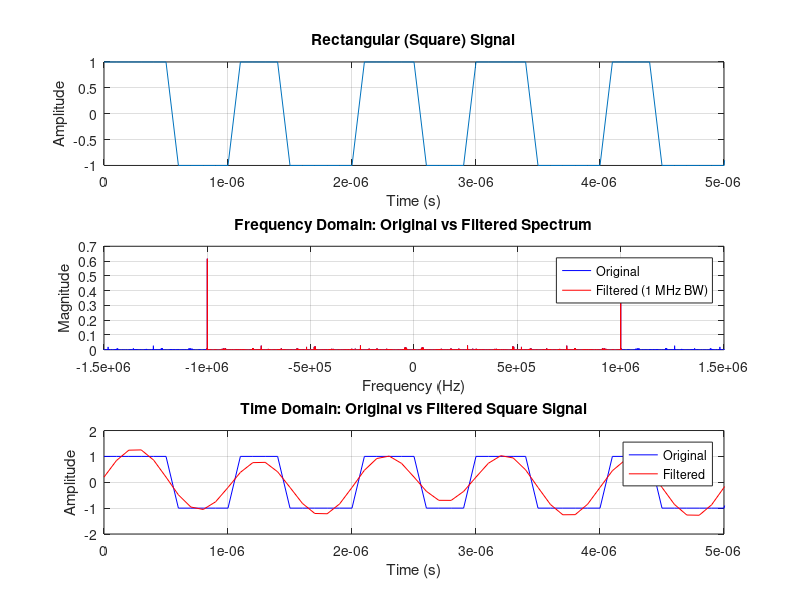

Reproduce this figure in MATLAB.
% Parameters
Fs = 10e6; % Sampling frequency (10 MHz)
T = 1; % Duration (1 second)
t = 0:1/Fs:T-1/Fs; % Time vector (Δt = 1e-7 s)
f = 1e6; % Square wave frequency (1 MHz)
A = 1; % Amplitude

% Generate rectangular (square) signal
x = A * square(2 * pi * f * t);

% Compute FFT
N = length(x); % Number of samples
X = fft(x)/N; % Normalized FFT
freq = (-N/2:N/2-1)*(Fs/N); % Frequency vector (centered at 0 Hz)
X_shifted = fftshift(X); % Shift FFT for negative frequencies
X_mag = abs(X_shifted); % Magnitude spectrum

% Apply 1 MHz bandwidth filter (low-pass, -1 MHz to 1 MHz)
f_cutoff = 1e6; % 1 MHz cutoff frequency
filter_mask = abs(freq) <= f_cutoff; % Keep frequencies |f| ≤ 1 MHz
X_filtered = X_shifted .* filter_mask; % Apply filter
X_filtered_unshifted = ifftshift(X_filtered); % Unshift for IFFT

% Inverse FFT to get filtered time-domain signal
x_filtered = ifft(X_filtered_unshifted)*N; % Inverse FFT, rescaled

% Plot results
figure;

% Subplot 1: Original square signal
subplot(3,1,1);
plot(t, x);
title('Rectangular (Square) Signal');
xlabel('Time (s)');
ylabel('Amplitude');
xlim([0 5e-6]); % Zoom to 5 μs (5 cycles at 1 MHz)
grid on;

% Subplot 2: Original and filtered frequency spectrum (with negative frequencies)
subplot(3,1,2);
plot(freq, X_mag, 'b', 'DisplayName', 'Original');
hold on;
plot(freq, abs(X_filtered), 'r', 'DisplayName', 'Filtered (1 MHz BW)');
title('Frequency Domain: Original vs Filtered Spectrum');
xlabel('Frequency (Hz)');
ylabel('Magnitude');
xlim([-1.5e6 1.5e6]); % Show ±1.5 MHz
legend;
grid on;

% Subplot 3: Original and filtered time-domain signal
subplot(3,1,3);
plot(t, x, 'b', 'DisplayName', 'Original');
hold on;
plot(t, real(x_filtered), 'r', 'DisplayName', 'Filtered');
title('Time Domain: Original vs Filtered Square Signal');
xlabel('Time (s)');
ylabel('Amplitude');
xlim([0 5e-6]); % Zoom to 5 μs (5 cycles at 1 MHz)
legend;
grid on;